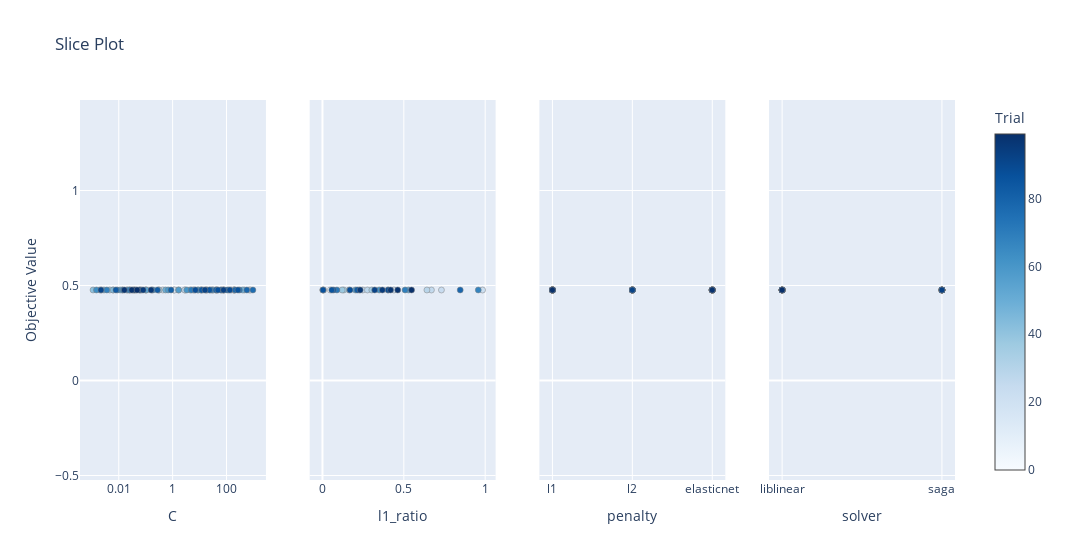

Here is the notebook cell this chart was saved with:
### Code cell
optuna.visualization.plot_slice(study)

### Figure 1 — Plotly figure (JSON) as saved in the notebook; plotly's stock layout.template omitted (floating-point values rounded to 4 significant figures)
{"data": [{"marker": {"color": [0, 1, 2, 3, 4, 5, 6, 7, 8, 9, 10, 11, 12, 13, 14, 15, 16, 17, 18, 19, 20, 21, 22, 23, 24, 25, 26, 27, 28, 29, 30, 31, 32, 33, 34, 35, 36, 37, 38, 39, 40, 41, 42, 43, 44, 45, 46, 47, 48, 49, 50, 51, 52, 53, 54, 55, 56, 57, 58, 59, 60, 61, 62, 63, 64, 65, 66, 67, 68, 69, 70, 71, 72, 73, 74, 75, 76, 77, 78, 79, 80, 81, 82, 83, 84, 85, 86, 87, 88, 89, 90, 91, 92, 93, 94, 95, 96, 97, 98, 99], "colorbar": {"title": {"text": "Trial"}, "x": 1, "xpad": 40}, "colorscale": [[0, "rgb(247,251,255)"], [0.125, "rgb(222,235,247)"], [0.25, "rgb(198,219,239)"], [0.375, "rgb(158,202,225)"], [0.5, "rgb(107,174,214)"], [0.625, "rgb(66,146,198)"], [0.75, "rgb(33,113,181)"], [0.875, "rgb(8,81,156)"], [1, "rgb(8,48,107)"]], "line": {"color": "Grey", "width": 0.5}, "showscale": true}, "mode": "markers", "name": "Feasible Trial", "showlegend": false, "type": "scatter", "x": [11.67, 42.23, 30.18, 0.0327, 0.002324, 0.07066, 0.02674, 697.6, 70.97, 0.044, 0.02134, 6.419, 194.5, 1.103, 5.798, 1.178, 11.08, 791.1, 0.4349, 78.36, 0.3123, 18.11, 2.96, 185.4, 32.54, 45.96, 194.7, 2.809, 19.09, 148.8, 4.53, 0.002006, 456.6, 0.3083, 0.0135, 0.006112, 0.1069, 0.0979, 13.35, 0.004612, 41.78, 0.001111, 1.652, 81.52, 0.0404, 0.006237, 0.01127, 0.002832, 397.7, 8.919, 0.5444, 24.69, 0.1703, 0.03658, 0.02001, 0.1028, 63.92, 1.683, 119.2, 0.6819, 3.358, 0.06458, 8.649, 0.001485, 0.02499, 0.1851, 0.01391, 0.008979, 0.003601, 0.02479, 28.14, 4.944, 16.95, 0.0607, 303.8, 104.6, 956.2, 61.81, 570.3, 210.0, 40.6, 0.8748, 0.2751, 0.007851, 11.89, 23.5, 265.0, 48.17, 7.011, 133.2, 0.05744, 0.002188, 15.92, 77.97, 0.0373, 0.08032, 0.1589, 0.01613, 0.03056, 0.04795], "xaxis": "x", "y": [0.4763, 0.4763, 0.4763, 0.4763, 0.4763, 0.4763, 0.4763, 0.4763, 0.4763, 0.4763, 0.4763, 0.4763, 0.4763, 0.4763, 0.4763, 0.4763, 0.4763, 0.4763, 0.4763, 0.4763, 0.4763, 0.4763, 0.4763, 0.4763, 0.4763, 0.4763, 0.4763, 0.4763, 0.4763, 0.4763, 0.4763, 0.4763, 0.4763, 0.4763, 0.4763, 0.4763, 0.4763, 0.4763, 0.4763, 0.4763, 0.4763, 0.4763, 0.4763, 0.4763, 0.4763, 0.4763, 0.4763, 0.4763, 0.4763, 0.4763, 0.4763, 0.4763, 0.4763, 0.4763, 0.4763, 0.4763, 0.4763, 0.4763, 0.4763, 0.4763, 0.4763, 0.4763, 0.4763, 0.4763, 0.4763, 0.4763, 0.4763, 0.4763, 0.4763, 0.4763, 0.4763, 0.4763, 0.4763, 0.4763, 0.4763, 0.4763, 0.4763, 0.4763, 0.4763, 0.4763, 0.4763, 0.4763, 0.4763, 0.4763, 0.4763, 0.4763, 0.4763, 0.4763, 0.4763, 0.4763, 0.4763, 0.4763, 0.4763, 0.4763, 0.4763, 0.4763, 0.4763, 0.4763, 0.4763, 0.4763], "yaxis": "y"}, {"marker": {"color": [2, 3, 8, 9, 23, 24, 25, 26, 27, 29, 30, 34, 35, 36, 37, 39, 40, 52, 58, 61, 67, 69, 72, 78, 82, 84, 85, 86, 87, 88, 91, 94, 95, 96, 97, 98], "colorbar": {"title": {"text": "Trial"}, "x": 1, "xpad": 40}, "colorscale": [[0, "rgb(247,251,255)"], [0.125, "rgb(222,235,247)"], [0.25, "rgb(198,219,239)"], [0.375, "rgb(158,202,225)"], [0.5, "rgb(107,174,214)"], [0.625, "rgb(66,146,198)"], [0.75, "rgb(33,113,181)"], [0.875, "rgb(8,81,156)"], [1, "rgb(8,48,107)"]], "line": {"color": "Grey", "width": 0.5}, "showscale": false}, "mode": "markers", "name": "Feasible Trial", "showlegend": false, "type": "scatter", "x": [0.225, 0.008116, 0.04781, 0.4019, 0.9839, 0.4392, 0.731, 0.2472, 0.6694, 0.2762, 0.6418, 0.001554, 0.1633, 0.1303, 0.303, 0.1209, 0.003585, 0.5287, 0.2025, 0.3489, 0.9574, 0.5074, 0.08889, 0.8464, 0.2135, 0.06732, 0.0572, 0.003736, 0.169, 0.4036, 0.3209, 0.368, 0.2318, 0.4187, 0.4624, 0.5475], "xaxis": "x2", "y": [0.4763, 0.4763, 0.4763, 0.4763, 0.4763, 0.4763, 0.4763, 0.4763, 0.4763, 0.4763, 0.4763, 0.4763, 0.4763, 0.4763, 0.4763, 0.4763, 0.4763, 0.4763, 0.4763, 0.4763, 0.4763, 0.4763, 0.4763, 0.4763, 0.4763, 0.4763, 0.4763, 0.4763, 0.4763, 0.4763, 0.4763, 0.4763, 0.4763, 0.4763, 0.4763, 0.4763], "yaxis": "y2"}, {"marker": {"color": [0, 1, 2, 3, 4, 5, 6, 7, 8, 9, 10, 11, 12, 13, 14, 15, 16, 17, 18, 19, 20, 21, 22, 23, 24, 25, 26, 27, 28, 29, 30, 31, 32, 33, 34, 35, 36, 37, 38, 39, 40, 41, 42, 43, 44, 45, 46, 47, 48, 49, 50, 51, 52, 53, 54, 55, 56, 57, 58, 59, 60, 61, 62, 63, 64, 65, 66, 67, 68, 69, 70, 71, 72, 73, 74, 75, 76, 77, 78, 79, 80, 81, 82, 83, 84, 85, 86, 87, 88, 89, 90, 91, 92, 93, 94, 95, 96, 97, 98, 99], "colorbar": {"title": {"text": "Trial"}, "x": 1, "xpad": 40}, "colorscale": [[0, "rgb(247,251,255)"], [0.125, "rgb(222,235,247)"], [0.25, "rgb(198,219,239)"], [0.375, "rgb(158,202,225)"], [0.5, "rgb(107,174,214)"], [0.625, "rgb(66,146,198)"], [0.75, "rgb(33,113,181)"], [0.875, "rgb(8,81,156)"], [1, "rgb(8,48,107)"]], "line": {"color": "Grey", "width": 0.5}, "showscale": false}, "mode": "markers", "name": "Feasible Trial", "showlegend": false, "type": "scatter", "x": ["l1", "l1", "elasticnet", "elasticnet", "l1", "l2", "l2", "l2", "elasticnet", "elasticnet", "l1", "l1", "l2", "l1", "l1", "l1", "l1", "l1", "l1", "l1", "l1", "l1", "l1", "elasticnet", "elasticnet", "elasticnet", "elasticnet", "elasticnet", "l2", "elasticnet", "elasticnet", "l1", "l1", "l2", "elasticnet", "elasticnet", "elasticnet", "elasticnet", "l2", "elasticnet", "elasticnet", "l2", "l1", "l1", "l1", "l1", "l1", "l1", "l1", "l1", "l1", "l2", "elasticnet", "l1", "l2", "l2", "l2", "l2", "elasticnet", "l1", "l1", "elasticnet", "l2", "l1", "l2", "l2", "l2", "elasticnet", "l2", "elasticnet", "l1", "l2", "elasticnet", "l1", "l2", "l2", "l2", "l2", "elasticnet", "l1", "l2", "l1", "elasticnet", "l1", "elasticnet", "elasticnet", "elasticnet", "elasticnet", "elasticnet", "l2", "l1", "elasticnet", "l2", "l1", "elasticnet", "elasticnet", "elasticnet", "elasticnet", "elasticnet", "l1"], "xaxis": "x3", "y": [0.4763, 0.4763, 0.4763, 0.4763, 0.4763, 0.4763, 0.4763, 0.4763, 0.4763, 0.4763, 0.4763, 0.4763, 0.4763, 0.4763, 0.4763, 0.4763, 0.4763, 0.4763, 0.4763, 0.4763, 0.4763, 0.4763, 0.4763, 0.4763, 0.4763, 0.4763, 0.4763, 0.4763, 0.4763, 0.4763, 0.4763, 0.4763, 0.4763, 0.4763, 0.4763, 0.4763, 0.4763, 0.4763, 0.4763, 0.4763, 0.4763, 0.4763, 0.4763, 0.4763, 0.4763, 0.4763, 0.4763, 0.4763, 0.4763, 0.4763, 0.4763, 0.4763, 0.4763, 0.4763, 0.4763, 0.4763, 0.4763, 0.4763, 0.4763, 0.4763, 0.4763, 0.4763, 0.4763, 0.4763, 0.4763, 0.4763, 0.4763, 0.4763, 0.4763, 0.4763, 0.4763, 0.4763, 0.4763, 0.4763, 0.4763, 0.4763, 0.4763, 0.4763, 0.4763, 0.4763, 0.4763, 0.4763, 0.4763, 0.4763, 0.4763, 0.4763, 0.4763, 0.4763, 0.4763, 0.4763, 0.4763, 0.4763, 0.4763, 0.4763, 0.4763, 0.4763, 0.4763, 0.4763, 0.4763, 0.4763], "yaxis": "y3"}, {"marker": {"color": [0, 1, 4, 5, 6, 7, 10, 11, 12, 13, 14, 15, 16, 17, 18, 19, 20, 21, 22, 28, 31, 32, 33, 38, 41, 42, 43, 44, 45, 46, 47, 48, 49, 50, 51, 53, 54, 55, 56, 57, 59, 60, 62, 63, 64, 65, 66, 68, 70, 71, 73, 74, 75, 76, 77, 79, 80, 81, 83, 89, 90, 92, 93, 99], "colorbar": {"title": {"text": "Trial"}, "x": 1, "xpad": 40}, "colorscale": [[0, "rgb(247,251,255)"], [0.125, "rgb(222,235,247)"], [0.25, "rgb(198,219,239)"], [0.375, "rgb(158,202,225)"], [0.5, "rgb(107,174,214)"], [0.625, "rgb(66,146,198)"], [0.75, "rgb(33,113,181)"], [0.875, "rgb(8,81,156)"], [1, "rgb(8,48,107)"]], "line": {"color": "Grey", "width": 0.5}, "showscale": false}, "mode": "markers", "name": "Feasible Trial", "showlegend": false, "type": "scatter", "x": ["liblinear", "saga", "liblinear", "liblinear", "saga", "saga", "saga", "saga", "liblinear", "liblinear", "saga", "liblinear", "liblinear", "saga", "saga", "liblinear", "saga", "liblinear", "liblinear", "saga", "saga", "liblinear", "saga", "liblinear", "liblinear", "saga", "liblinear", "liblinear", "liblinear", "liblinear", "liblinear", "liblinear", "saga", "liblinear", "saga", "liblinear", "liblinear", "liblinear", "liblinear", "liblinear", "saga", "liblinear", "saga", "liblinear", "saga", "saga", "saga", "saga", "saga", "saga", "liblinear", "saga", "saga", "saga", "saga", "saga", "liblinear", "saga", "liblinear", "saga", "liblinear", "liblinear", "saga", "liblinear"], "xaxis": "x4", "y": [0.4763, 0.4763, 0.4763, 0.4763, 0.4763, 0.4763, 0.4763, 0.4763, 0.4763, 0.4763, 0.4763, 0.4763, 0.4763, 0.4763, 0.4763, 0.4763, 0.4763, 0.4763, 0.4763, 0.4763, 0.4763, 0.4763, 0.4763, 0.4763, 0.4763, 0.4763, 0.4763, 0.4763, 0.4763, 0.4763, 0.4763, 0.4763, 0.4763, 0.4763, 0.4763, 0.4763, 0.4763, 0.4763, 0.4763, 0.4763, 0.4763, 0.4763, 0.4763, 0.4763, 0.4763, 0.4763, 0.4763, 0.4763, 0.4763, 0.4763, 0.4763, 0.4763, 0.4763, 0.4763, 0.4763, 0.4763, 0.4763, 0.4763, 0.4763, 0.4763, 0.4763, 0.4763, 0.4763, 0.4763], "yaxis": "y4"}], "layout": {"title": {"text": "Slice Plot"}, "width": 1200, "xaxis": {"anchor": "y", "domain": [0, 0.2125], "title": {"text": "C"}, "type": "log"}, "xaxis2": {"anchor": "y2", "domain": [0.2625, 0.475], "title": {"text": "l1_ratio"}}, "xaxis3": {"anchor": "y3", "categoryarray": ["l1", "l2", "elasticnet"], "categoryorder": "array", "domain": [0.525, 0.7375], "title": {"text": "penalty"}, "type": "category"}, "xaxis4": {"anchor": "y4", "categoryarray": ["liblinear", "saga"], "categoryorder": "array", "domain": [0.7875, 1], "title": {"text": "solver"}, "type": "category"}, "yaxis": {"anchor": "x", "domain": [0, 1], "title": {"text": "Objective Value"}}, "yaxis2": {"anchor": "x2", "domain": [0, 1], "matches": "y", "showticklabels": false}, "yaxis3": {"anchor": "x3", "domain": [0, 1], "matches": "y", "showticklabels": false}, "yaxis4": {"anchor": "x4", "domain": [0, 1], "matches": "y", "showticklabels": false}}}
